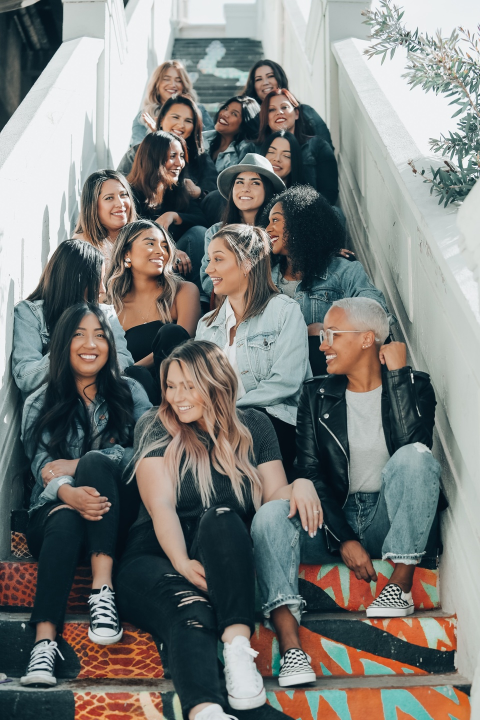
#> input picture practice_images/group_photos.jpg, 960 x 1440 px, found by its file name (shown at 1/2 size)
$ python face_detect.py
#> lines starting #> are read from the running program, lines starting #| are printed output that depends on the picture; after the words box and inside, x2 and y2 are one past the last pixel; in counts of white or black regions, pixels touching at a corner belong together
#> further down, img is the input picture: shape (1440, 960, 3); mean B, G, R 120.6, 123.5, 121.3
### rescaling.py
import cv2 as cv
def rescaled_frame(frame,scale=0.75):
#> called with scale = 0.65
    width=int(frame.shape[1]*scale)
#> width = 624
    height=int(frame.shape[0]*scale)
#> height = 936
    dimensions=(width,height)
#> dimensions = (624, 936)

    return cv.resize(frame,dimensions,interpolation=cv.INTER_AREA)
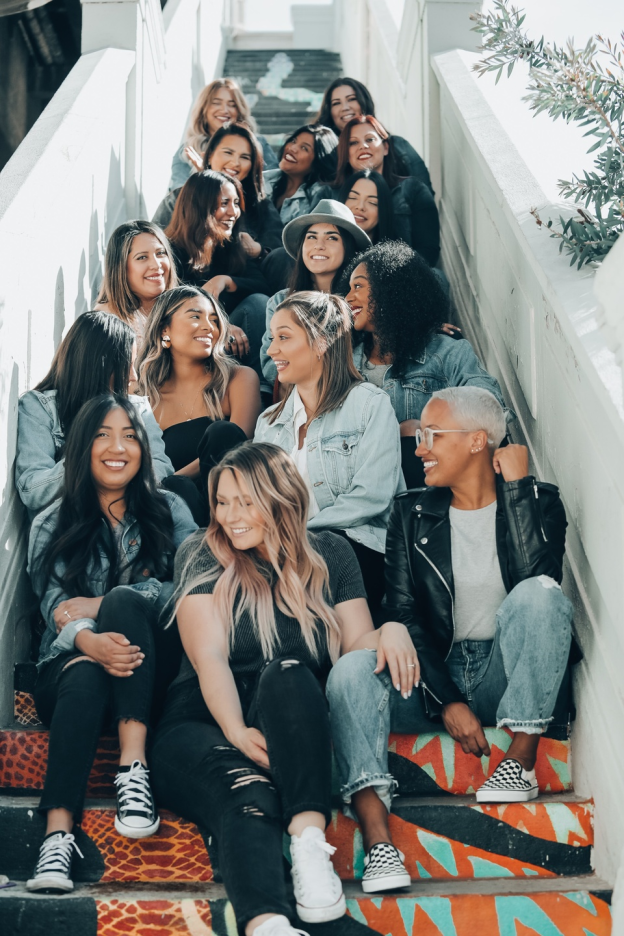
#> returned value: shape (936, 624, 3); mean of channels 0, 1, 2 120.6, 123.5, 121.3; drawn as B, G, R
#The example code :
    capture=cv.VideoCapture("D:\CV_practice\practice_videos\dog_video1.mp4")
# [9 lines of commented-out code are left out]

### face_detect.py
import cv2 as cv
import numpy as np
from rescaling import rescaled_frame
img=cv.imread("D:\\CV_practice\\practice_images\\group_photos.jpg")
rescaled_img=rescaled_frame(img,0.65)
gray =cv.cvtColor(rescaled_img,cv.COLOR_BGR2GRAY)
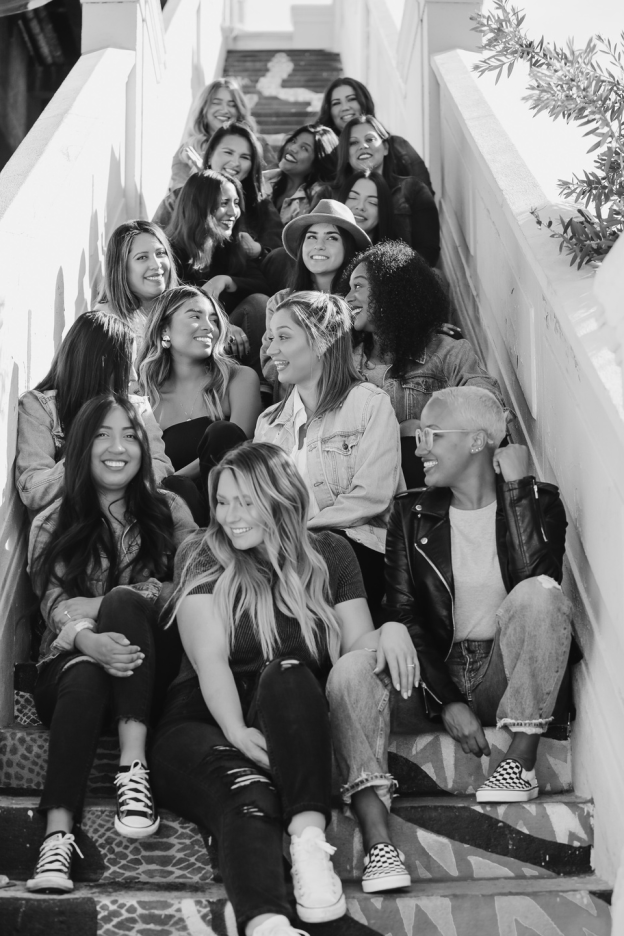
#> gray: shape (936, 624); min 10, max 250, mean 122.5

cv.imshow('gray',gray)
#Face detection by haar cascading :
haar_Cascade=cv.CascadeClassifier("haar_face.xml")

faces_rect=haar_Cascade.detectMultiScale(gray,scaleFactor=1.07,minNeighbors=4)
#> faces_rect = 15 rows, first 6: [325, 87, 37, 37], [212, 189, 37, 37], [341, 124, 44, 44], [33, 817, 48, 48], [210, 136, 49, 49], [296, 219, 52, 52]

for (x,y,w,h) in faces_rect:

 cv.rectangle(rescaled_img,(x,y),(x+w,y+h),(0,0,255), thickness=2)  #THE PARAMETERS OF FACES FROM GRAY SCALED IMGES ARE USED TO DRAW RECTANGLE IN THE NORMAL IMAGE.
#> this loop made 15 passes
#> (x, y, w, h) on passes 1 to 12: (325, 87, 37, 37), (212, 189, 37, 37), (341, 124, 44, 44), (33, 817, 48, 48), (210, 136, 49, 49), (296, 219, 52, 52), (7, 452, 46, 46), (109, 749, 52, 52), (121, 232, 59, 59), (205, 481, 58, 58), (86, 414, 60, 60), (174, 293, 59, 59)
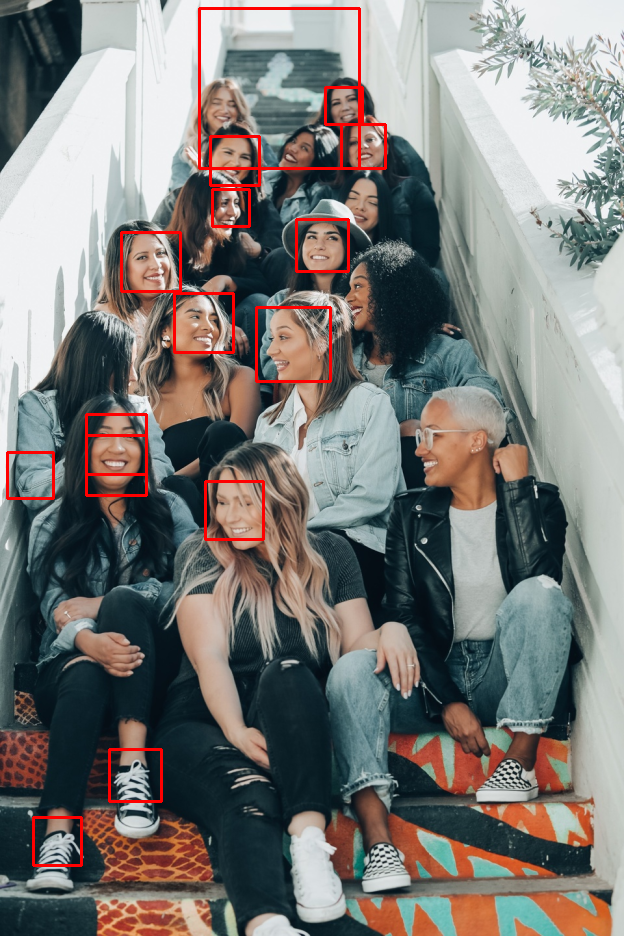
#> rescaled_img: shape (936, 624, 3); 1.76% of pixels changed, all inside (x1, y1, x2, y2) = (6, 7, 387, 867)
print("the number of faces are :",len(faces_rect))
#| the number of faces are : 15
cv.imshow('detected faces',rescaled_img)
cv.waitKey(0)
